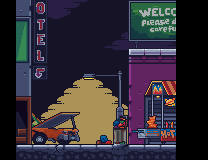

A 2D game scene composited from a Tiled map and its tileset images. What follows is a short description and the map's XML, with every tile layer's data as written:
An orthogonal 13x10 tile map with 16x16 px tiles, 8 tile layers (bgbottom, bgtop, buildingbtm, biuilding, ...).

<map version="1.4" tiledversion="1.4.3" orientation="orthogonal" renderorder="right-down" width="13" height="10" tilewidth="16" tileheight="16" infinite="0" nextlayerid="9" nextobjectid="1">
 <editorsettings>
  <chunksize width="64" height="64" />
  <export target="bluemap.json" format="json" />
 </editorsettings>
 <tileset firstgid="1" source="mp_cs_tilemap_all.tsx" />
 <layer id="4" name="bgbottom" width="13" height="10" opacity="0.69">
  <data encoding="csv">
0,1943,1943,1943,1943,1943,1943,1943,1943,1943,1943,0,0,
0,1943,1943,1943,1943,1943,1943,1943,1943,1943,1943,0,0,
0,1943,1943,1943,1943,1943,1943,1943,1943,1943,1943,0,0,
0,1943,1943,1943,1943,1943,1943,1943,1943,1943,1943,0,0,
0,1943,1943,1943,1943,1943,1943,1943,1943,1943,1943,0,0,
0,1943,1943,1943,1943,1943,1943,1943,1943,1943,1943,0,0,
0,1943,1943,1943,1943,1943,1943,1943,1943,1943,1943,0,0,
0,1943,1943,1943,1943,1943,1943,1943,1943,1943,1943,0,0,
0,1943,1943,1943,1943,1943,1943,1943,1943,1943,1943,0,0,
0,1943,1943,1943,1943,1943,1943,1943,1943,1943,1943,0,0
</data>
 </layer>
 <layer id="5" name="bgtop" width="13" height="10" opacity="0.64">
  <data encoding="csv">
0,1073743769,1073743770,1073743771,1073743772,1073743773,0,0,0,0,0,0,0,
0,1073743737,1073743738,1073743739,1073743740,1073743741,2147485565,2147485564,2147485563,2147485562,2147485561,0,0,
0,0,0,0,0,0,2147485597,2147485596,2147485595,2147485594,2147485593,0,0,
0,0,0,1073743740,1073743741,0,0,1073743768,1073743769,1073743770,1073743771,0,0,
0,0,0,0,0,1787,0,1073743736,1073743737,1073743738,1073743739,0,0,
0,0,0,0,2147485468,1819,1820,0,0,0,0,0,0,
0,0,0,2147485468,1819,1819,1819,1820,0,0,0,0,0,
0,0,2147485468,1819,1819,1819,1819,1819,1820,0,0,0,0,
0,2147485468,1819,1819,1819,1819,1819,1819,0,1820,0,0,0,
0,0,0,0,0,0,0,0,0,0,0,0,0
</data>
 </layer>
 <layer id="8" name="buildingbtm" width="13" height="10">
  <data encoding="csv">
0,0,0,0,0,0,0,0,0,0,0,0,0,
0,0,0,0,0,0,0,0,0,0,0,0,0,
0,0,0,0,0,0,0,0,0,0,0,0,0,
0,0,0,0,0,0,0,0,0,0,0,0,0,
0,0,0,0,0,0,0,0,0,0,0,0,0,
0,0,0,0,0,0,0,0,0,0,0,0,0,
0,2147485518,2147485517,2147485516,2147485515,0,0,0,0,0,0,0,0,
0,2147485550,2147485549,2147485548,2147485547,0,0,0,0,0,0,0,0,
0,2147485582,2147485581,2147485580,2147485579,0,0,0,0,0,0,0,0,
0,0,0,0,0,0,0,0,0,0,0,0,0
</data>
 </layer>
 <layer id="6" name="biuilding" width="13" height="10">
  <data encoding="csv">
0,3221225628,552,0,0,0,0,0,642,643,644,0,0,
0,126,584,0,0,0,0,0,674,675,676,0,0,
0,126,616,0,0,0,0,0,706,707,708,0,0,
0,126,648,0,0,0,0,0,82,83,83,0,0,
0,158,2684355272,0,0,1413,1414,2147485094,114,115,115,0,0,
0,126,0,0,0,0,0,1447,146,147,115,0,0,
0,3221225596,0,0,0,0,0,1479,146,115,115,0,0,
0,126,0,0,0,0,0,1510,146,115,115,0,0,
0,3221225596,0,0,0,0,0,1543,146,115,115,0,0,
0,0,0,0,0,0,0,0,0,0,0,0,0
</data>
 </layer>
 <layer id="7" name="buildingDeco" width="13" height="10">
  <data encoding="csv">
0,0,0,0,0,0,0,0,0,0,0,0,0,
0,871,0,0,0,0,0,0,0,0,0,0,0,
0,903,0,0,0,0,0,0,0,0,0,0,0,
0,935,0,0,0,0,0,0,0,0,0,0,0,
0,0,0,0,0,0,0,0,0,0,0,0,0,
0,0,0,0,0,0,0,0,0,0,0,0,0,
0,1166,0,0,0,0,0,0,0,1170,1171,0,0,
0,1196,0,0,0,0,0,1809,0,1202,1203,0,0,
0,1230,0,0,0,0,1680,1841,0,1234,1235,0,0,
0,0,0,0,0,0,0,0,0,0,0,0,0
</data>
 </layer>
 <layer id="2" name="streetDeco" width="13" height="10">
  <data encoding="csv">
0,0,0,0,0,0,0,0,0,0,0,0,0,
0,0,0,0,0,0,0,0,0,0,0,0,0,
0,0,0,0,0,0,0,0,0,0,0,0,0,
0,0,0,0,0,0,0,0,0,0,0,0,0,
0,0,0,0,0,0,0,0,0,0,0,0,0,
0,0,0,0,0,0,0,1603,1603,1604,1605,0,0,
0,0,2147485517,2147485516,2147485515,0,0,0,1635,1636,1637,0,0,
0,0,0,0,0,0,0,0,1667,1668,1669,0,0,
0,0,0,0,0,0,0,0,1699,1700,1701,0,0,
0,0,0,0,0,0,0,0,0,0,0,0,0
</data>
 </layer>
 <layer id="1" name="ground" width="13" height="10">
  <data encoding="csv">
0,0,0,0,0,0,0,0,0,0,0,0,0,
0,0,0,0,0,0,0,0,0,0,0,0,0,
0,0,0,0,0,0,0,0,0,0,0,0,0,
0,0,0,0,0,0,0,0,0,0,0,0,0,
0,0,0,0,0,0,0,0,0,0,0,0,0,
0,0,0,0,0,0,0,0,0,0,0,0,0,
0,0,0,0,0,0,0,0,0,0,0,0,0,
0,0,0,0,0,0,0,0,0,0,0,0,0,
0,0,0,0,0,0,0,0,0,0,0,0,0,
0,536871212,536871180,2147483956,536871180,536871212,536871212,244,536871180,536871180,536871180,0,0
</data>
 </layer>
 <layer id="3" name="deco1" width="13" height="10">
  <data encoding="csv">
0,0,0,0,0,0,0,0,0,0,0,0,0,
0,0,0,0,0,0,0,0,0,0,0,0,0,
0,0,0,0,0,0,0,0,0,0,0,0,0,
0,0,0,0,0,0,0,0,0,0,0,0,0,
0,0,0,0,0,0,0,0,0,0,0,0,0,
0,0,0,0,0,0,0,0,0,0,0,0,0,
0,0,0,0,0,0,0,0,0,0,0,0,0,
0,0,0,0,0,0,0,0,0,0,0,0,0,
0,0,0,0,0,0,0,0,0,0,0,0,0,
0,0,0,0,0,0,0,0,0,0,0,0,0
</data>
 </layer>
</map>
